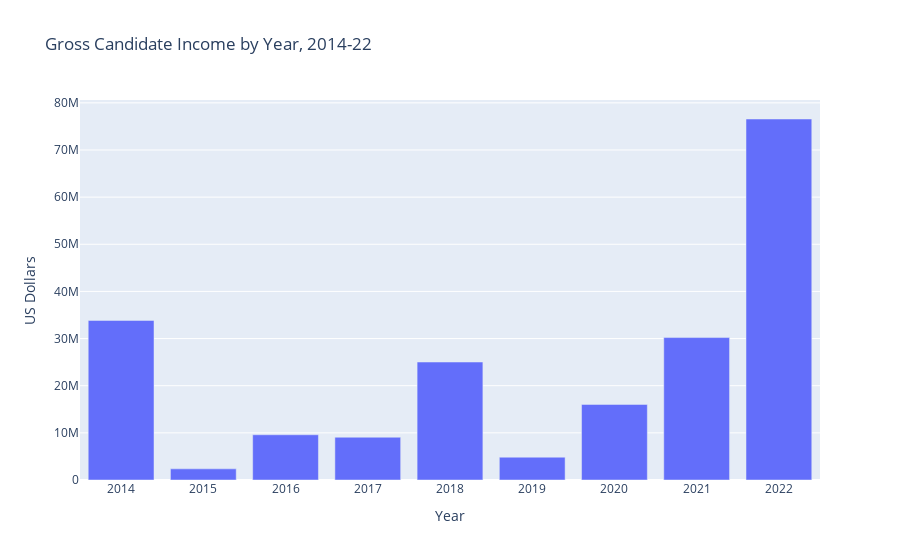

Source (notebook cell):
### Markdown cell above
As seen below, spending and income is not static over the 2014-22 period, with the most recent election cycle in 2022 receiving a massively outsized amount of spending. This is partly explicable by election schedules, but not entirely; it appears that Arizona has rapidly become a much more contested state with much more campaign expenditure within the last several years.

### Code cell
# recipient income by year

by_year_cands_sum = cands_14_22.groupby(by="Year").sum()

fig = px.bar(
    x=list(by_year_cands_sum.index),
    y=by_year_cands_sum["Income"].values,
    title="Gross Candidate Income by Year, 2014-22",
    labels={"x": "Year", "y": "US Dollars"},
)

fig.show()

### Figure 1 — Plotly figure (JSON) as saved in the notebook; plotly's stock layout.template omitted (floating-point values rounded to 4 significant figures)
{"data": [{"alignmentgroup": "True", "hovertemplate": "Year=%{x}<br>US Dollars=%{y}<extra></extra>", "legendgroup": "", "marker": {"color": "#636efa", "pattern": {"shape": ""}}, "name": "", "offsetgroup": "", "orientation": "v", "showlegend": false, "textposition": "auto", "type": "bar", "x": ["2014", "2015", "2016", "2017", "2018", "2019", "2020", "2021", "2022"], "xaxis": "x", "y": [33850000.0, 2365000.0, 9592000.0, 9075000.0, 25020000.0, 4840000.0, 16030000.0, 30210000.0, 76570000.0], "yaxis": "y"}], "layout": {"barmode": "relative", "legend": {"tracegroupgap": 0}, "title": {"text": "Gross Candidate Income by Year, 2014-22"}, "xaxis": {"anchor": "y", "domain": [0, 1], "title": {"text": "Year"}}, "yaxis": {"anchor": "x", "domain": [0, 1], "title": {"text": "US Dollars"}}}}
